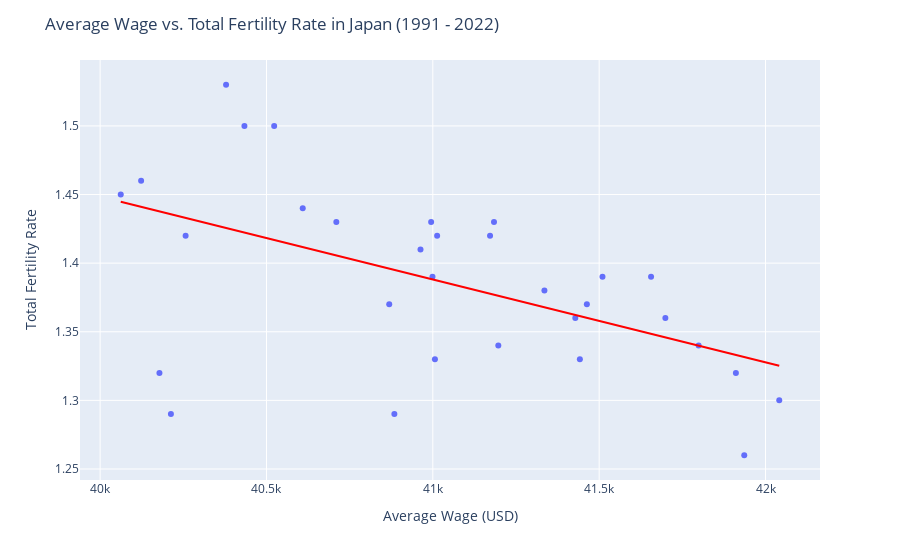

Here is the notebook cell this chart was saved with:
### Code cell
# Plot average wages against fertility rates for Japan over 1991 - 2022
import plotly.express as px

fig = px.scatter(wages_japan, x="Average Wage (USD)", y="Total Fertility Rate", trendline="ols", trendline_color_override="red") # Plot scatter plot with linear trendline
fig.update_layout(title_text='Average Wage vs. Total Fertility Rate in Japan (1991 - 2022)', xaxis_title='Average Wage (USD)', yaxis_title='Total Fertility Rate') # Plot and axis titles
fig.show()

### Figure 1 — Plotly figure (JSON) as saved in the notebook; plotly's stock layout.template omitted (floating-point values rounded to 4 significant figures)
{"data": [{"hovertemplate": "Average Wage (USD)=%{x}<br>Total Fertility Rate=%{y}<extra></extra>", "legendgroup": "", "marker": {"color": "#636efa", "symbol": "circle"}, "mode": "markers", "name": "", "orientation": "v", "showlegend": false, "type": "scatter", "x": [40380.0, 40430.0, 40120.0, 40520.0, 41013, 41180.0, 41510.0, 41340.0, 41200.0, 41430.0, 41010.0, 40180.0, 40210.0, 40880.0, 41940.0, 41911, 41799, 41463, 40869, 40999, 41656, 40963, 40995, 40257, 40062, 40609, 40710, 41172, 41699, 41442, 42040.0, 41510.0], "xaxis": "x", "y": [1.53, 1.5, 1.46, 1.5, 1.42, 1.43, 1.39, 1.38, 1.34, 1.36, 1.33, 1.32, 1.29, 1.29, 1.26, 1.32, 1.34, 1.37, 1.37, 1.39, 1.39, 1.41, 1.43, 1.42, 1.45, 1.44, 1.43, 1.42, 1.36, 1.33, 1.3, null], "yaxis": "y"}, {"hovertemplate": "<b>OLS trendline</b><br>Total Fertility Rate = -6.03907e-05 * Average Wage (USD) + 3.86408<br>R<sup>2</sup>=0.278719<br><br>Average Wage (USD)=%{x}<br>Total Fertility Rate=%{y} <b>(trend)</b><extra></extra>", "legendgroup": "", "line": {"color": "red"}, "marker": {"color": "#636efa", "symbol": "circle"}, "mode": "lines", "name": "", "showlegend": false, "type": "scatter", "x": [40062, 40120.0, 40180.0, 40210.0, 40257, 40380.0, 40430.0, 40520.0, 40609, 40710, 40869, 40880.0, 40963, 40995, 40999, 41010.0, 41013, 41172, 41180.0, 41200.0, 41340.0, 41430.0, 41442, 41463, 41510.0, 41656, 41699, 41799, 41911, 41940.0, 42040.0], "xaxis": "x", "y": [1.445, 1.441, 1.438, 1.436, 1.433, 1.426, 1.422, 1.417, 1.412, 1.406, 1.396, 1.395, 1.39, 1.388, 1.388, 1.388, 1.387, 1.378, 1.377, 1.376, 1.368, 1.362, 1.361, 1.36, 1.357, 1.348, 1.346, 1.34, 1.333, 1.332, 1.325], "yaxis": "y"}], "layout": {"legend": {"tracegroupgap": 0}, "margin": {"t": 60}, "title": {"text": "Average Wage vs. Total Fertility Rate in Japan (1991 - 2022)"}, "xaxis": {"anchor": "y", "domain": [0, 1], "title": {"text": "Average Wage (USD)"}}, "yaxis": {"anchor": "x", "domain": [0, 1], "title": {"text": "Total Fertility Rate"}}}}
